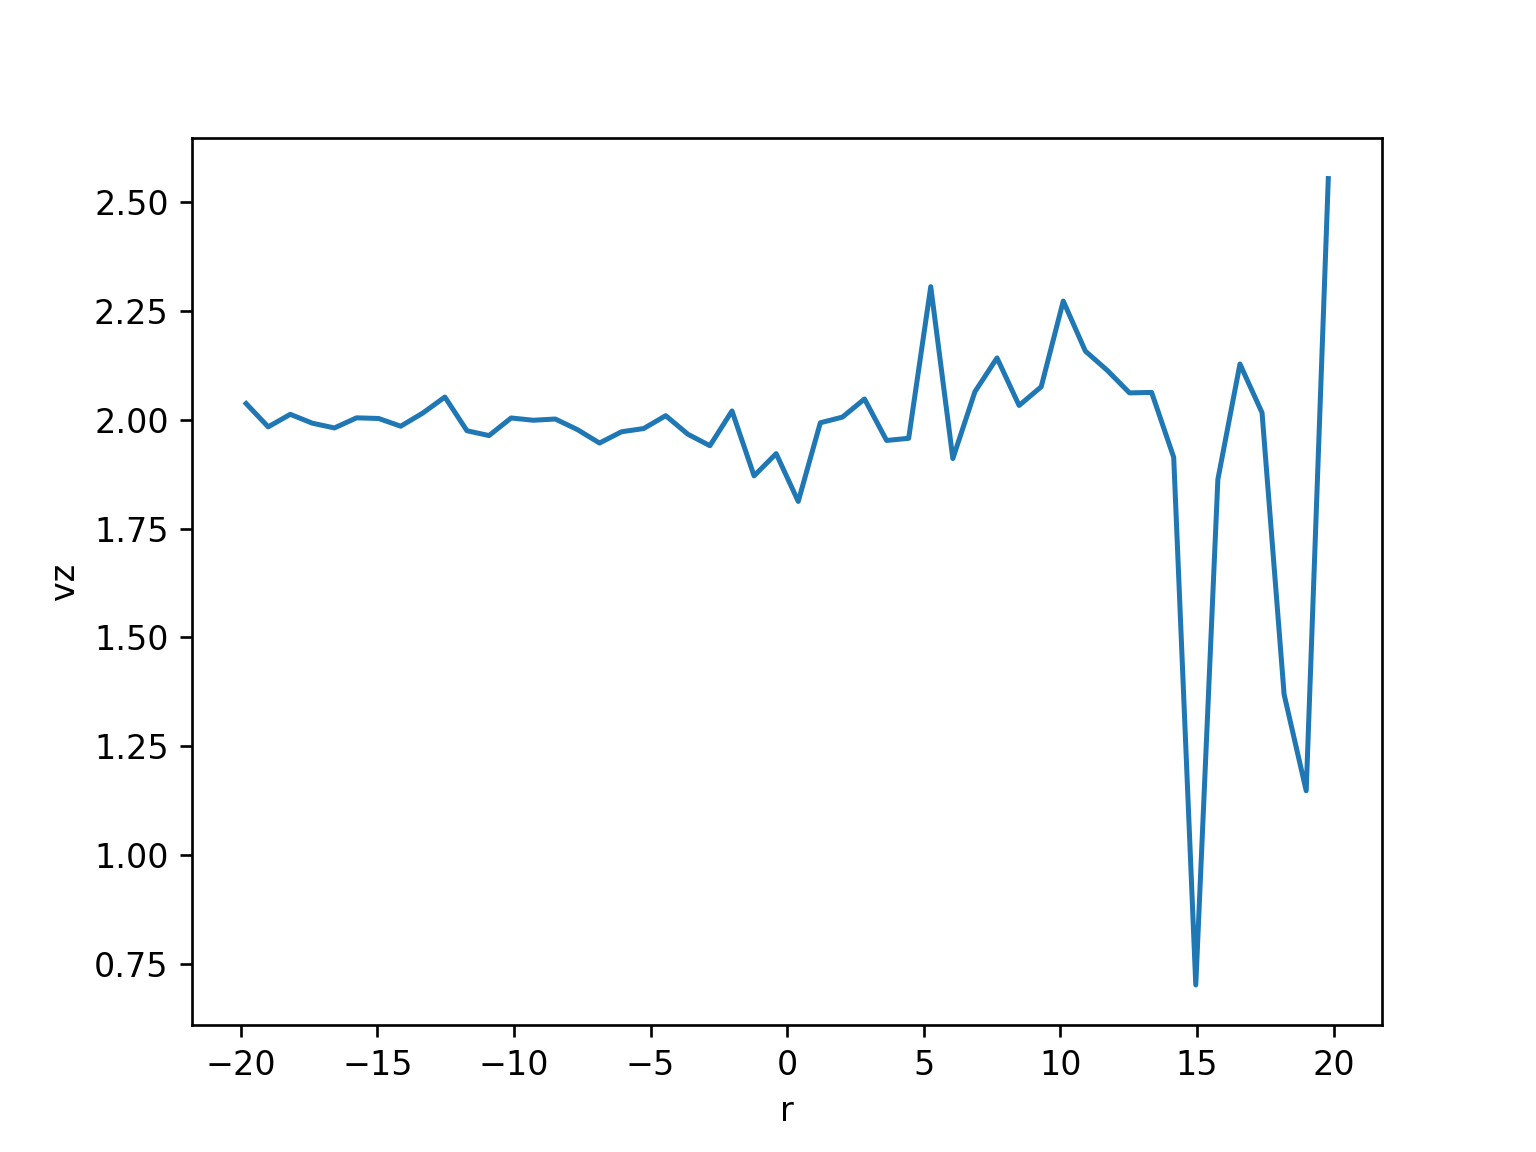

This figure's Python source:
# Direct Simulation Monte Carlo Simulation for flow through a channel.

import matplotlib.pyplot as plt
import numpy as np
from scipy import special



def dsmc():
    density = 1e-3
    N = 50000
    lam = 1/(np.sqrt(2) * np.pi * density)
    L = 225 
    R = 20
    Kn = lam / L
    
    numcells = 50

    dt = 0.001
    dr = R/numcells
    dtheta = 2 * np.pi / numcells

    T = 1.0  # Temperature in kT units

    volume = np.pi * (dr)**2 * L / numcells
    

    r = dr * np.random.random(N)
    theta = dtheta * np.random.random(N)
    z = L * np.random.random(N)

    vr = np.random.normal(0, T, N)
    vtheta = np.random.normal(0, T, N)
    vz = np.random.normal(2, T, N)

    timesteps = 5000

    vr0 = np.zeros(timesteps)  # Recording values of vr to generate plot

    for i in range(timesteps):
        r += dt*vr
        theta += dt*vtheta
        z += dt*vz
        

        # If particle hits wall of channel

        hit_wall = r > R
        dt_ac = (r[hit_wall]-R) / vz[hit_wall]
        vr[hit_wall] = -vr[hit_wall]
        r[hit_wall] = R + dt_ac * vz[hit_wall]
        
        hit_wall2 = r < -R

        dt_ac = (R - r[hit_wall]) / vz[hit_wall]
        vr[hit_wall] = -vr[hit_wall]
        r[hit_wall] = -R + dt_ac * vz[hit_wall]
        

    
    # Plot vz profile

    bin_c = dr * np.linspace(0.5-numcells,numcells-0.5,numcells)
    vz_profile = np.zeros((numcells, 1))

    for j in range(numcells):
        in_cell = (j*dr < r) & (r < (j+1)*dr)
        if len(vz[in_cell]) > 0:
            vz_profile[j] = np.mean(vz[in_cell])
        else:
            vz_profile[j] = 0
    
    plt.xlabel("r")
    plt.ylabel("vz")
    plt.plot(bin_c, vz_profile)
    plt.savefig('dsmc.png',dpi=240)
    plt.show()


if __name__ == "__main__":
    dsmc()

        



        


    






